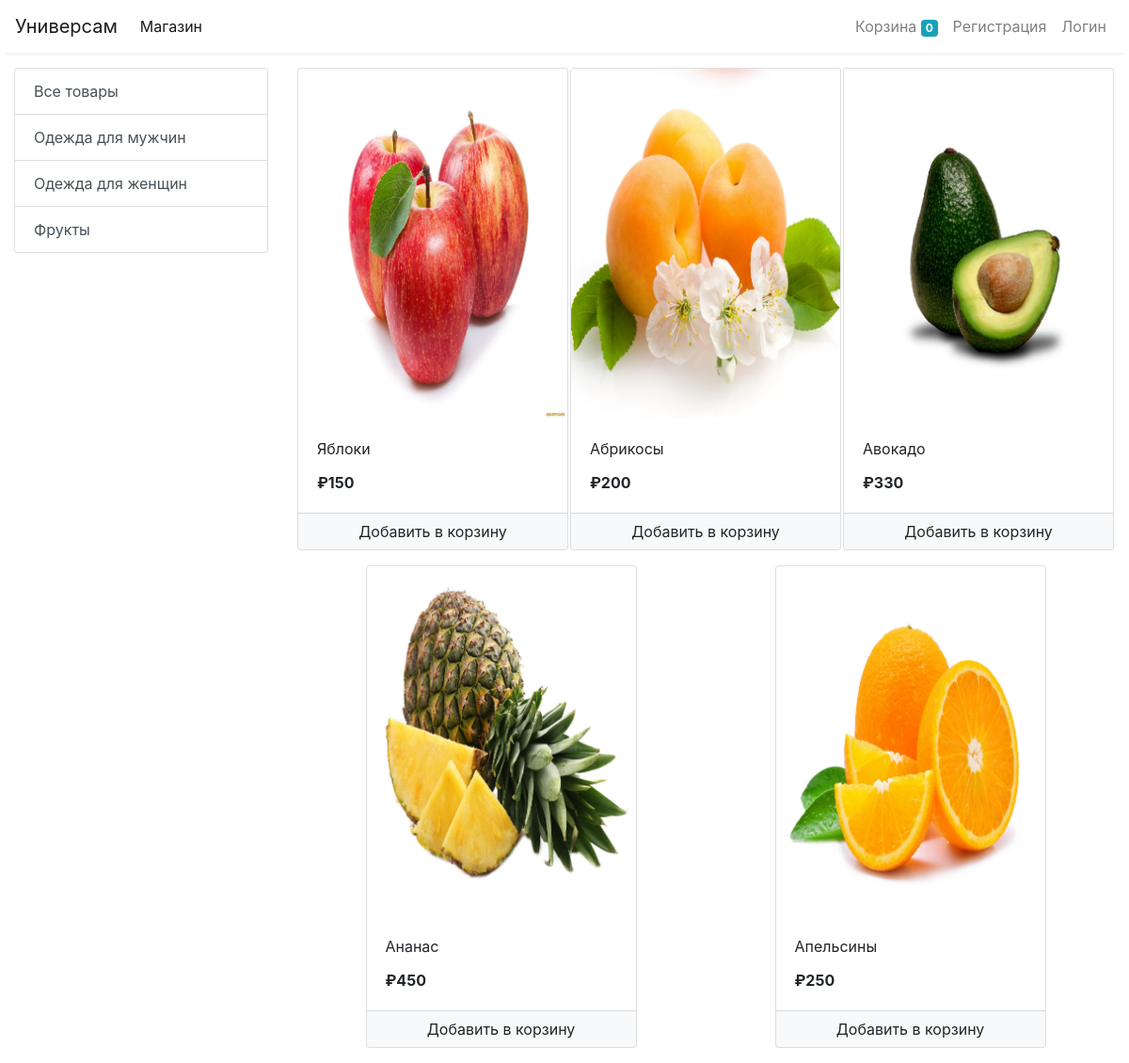
Screenshot of /store?category=3 with the database file from the repository.
### store/models/category.py (models this page shows, shortened)
class Category(models.Model):
    name = models.CharField(max_length=20)
    @staticmethod
    def get_all_categories():
        return Category.objects.all()

### store/models/product.py (models this page shows, shortened)
class Product(models.Model):
    name = models.CharField(max_length=50)
    price = models.IntegerField(default=0)
    category = models.ForeignKey(Category, on_delete=models.CASCADE, default=1)
    description = models.CharField(max_length=200, default='' , null=True , blank=True)
    image = models.ImageField(upload_to='uploads/products/')
    @staticmethod
    def get_all_products_by_categoryid(category_id):
        if category_id:
            return Product.objects.filter(category = category_id)
        else:
            return Product.get_all_products();

### store/views/home.py (the view)
# urls.py: path('' , include('store.urls'))
def store(request):
    cart = request.session.get('cart')
    if not cart:
        request.session['cart'] = {}
    products = None
    categories = Category.get_all_categories()
    categoryID = request.GET.get('category')
    if categoryID:
        products = Product.get_all_products_by_categoryid(categoryID)
    else:
        products = Product.get_all_products();
    data = {}
    data['products'] = products
    data['categories'] = categories
    print('you are : ', request.session.get('email'))
    return render(request, 'index.html', data)

### store/templatetags/cart.py (called while the page is built)
@register.filter(name='is_in_cart')
def is_in_cart(product  , cart):
    keys = cart.keys()
    for id in keys:
        if int(id) == product.id:
            return True
    return False;

### store/templatetags/custom_filter.py (called while the page is built)
@register.filter(name='currency')
def currency(number):
    return " ₽"+str(number)

### store/templates/index.html (shortened to what this page needs)
{% extends 'base.html' %}
{% block content %}
{% load cart %}
{% load custom_filter %}
<div class="container-fluid mt-3">
	<div class="row">
		<div class="col-lg-3 mx-auto">
			<div class="list-group">
				<a href="/" class="list-group-item list-group-item-action">Все товары</a>
				{% for category in categories %}
				<a href="/?category={{category.id}}"
					class="list-group-item list-group-item-action">{{category.name}}</a>
				{% endfor %}
			</div>
		</div>
		<div id='products' class="col-lg-9 mx-auto">
			<div class="row mx-auto">
				{% for product in products %}
				<div class="card mx-auto mb-3" id={{product.id}} style="width: 18rem;">
					<img class="card-img-top" src="{{product.image.url}}" alt="Card image cap">
					<div class="card-body">
						<p class="card-title">{{product.name}}</p>
						<p class="card-text"><b>{{product.price|currency}}</b></p>
					</div>
					<div class="card-footer p-0 no-gutters">
						{% if product|is_in_cart:request.session.cart %}
						<div class="row no-gutters">
							<form action="/#{{product.id}}" class="col-2 " method="post">
								{% csrf_token %}
								<input hidden type="text" name='product' value='{{product.id}}'>
								<input hidden type="text" name='remove' value='True'>
								<input type="submit" value=" - " class="btn btn-block btn-light border-right">
							</form>
							<div class="text-center col">{{product|cart_quantity:request.session.cart}} в корзину</div>
							<form action="/#{{product.id}}" class="col-2 " method="post">
								{% csrf_token %}
								<input hidden type="text" name='product' value='{{product.id}}'>
								<input type="submit" value=" + " class="btn btn-block btn-light border-left">
							</form>
						</div>
						{% else %}
						<form action="/#{{product.id}}" method="POST" class="btn-block">
							<input type="submit" class="float-right btn btn-light  form-control"
								value="Добавить в корзину">
						</form>
						{% endif %}
					</div>
				</div>
				{% endfor %}
			</div>
		</div>
	</div>
</div>
{% endblock %}

### rows the page displays
Category: name "Одежда для мужчин"
Category: name "Одежда для женщин"
Category: name "Фрукты"
Product: image (picture), name "Яблоки", price "₽150"
Product: image (picture), name "Абрикосы", price "₽200"
Product: image (picture), name "Авокадо", price "₽330"
Product: image (picture), name "Ананас", price "₽450"
Product: {{ product.id }} 18 (drawn), image (picture), name "Апельсины", price "₽250"

### other values shown
{{ request.session.cart.keys|length }} "0"
